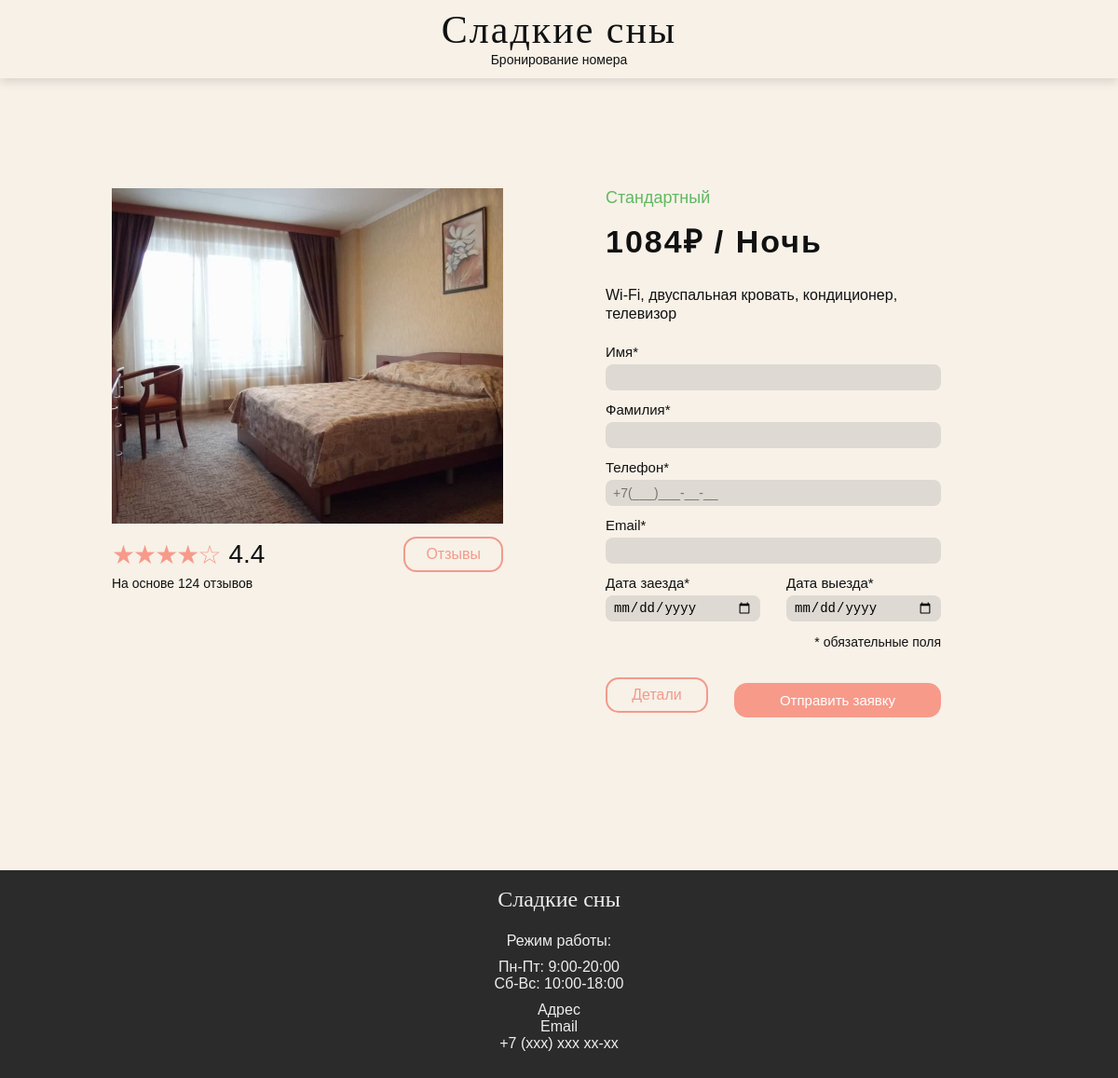
Screenshot of /booking.php?room_id=2 with the database file from the repository.
### tables this page shows
CREATE TABLE rooms (
    room_id INT AUTO_INCREMENT PRIMARY KEY,
    category_id INT NOT NULL,
    title VARCHAR(150) NOT NULL,
    price DECIMAL(10, 2) NOT NULL,
    image VARCHAR(255) NOT NULL,
    description TEXT NOT NULL,
    characteristics TEXT NOT NULL,

    FOREIGN KEY (category_id) REFERENCES categories(category_id)
        ON DELETE RESTRICT
        ON UPDATE CASCADE
);

CREATE TABLE categories (
    category_id INT AUTO_INCREMENT PRIMARY KEY,
    name VARCHAR(100) NOT NULL,
    color VARCHAR(30) NOT NULL
);

### booking.php (the view, shortened to what this page needs)
<?php
require_once 'config.php';
$roomId = $_GET['room_id'] ?? $_POST['room_id'] ?? null;
try {
    $stmt = $pdo->prepare("
        SELECT
            rooms.*,
            categories.name AS category_name,
            categories.color AS category_color
        FROM rooms
        INNER JOIN categories ON rooms.category_id = categories.category_id
        WHERE rooms.room_id = ?
    ");
    $stmt->execute([$roomId]);
    $room = $stmt->fetch(PDO::FETCH_ASSOC);
} catch (PDOException $e) {
    die('Ошибка получения номера: ' . $e->getMessage());
}
$name = '';
$surname = '';
$phone = '';
$email = '';
$checkIn = '';
$checkOut = '';
function getCategoryTextClass($color)
{
    switch ($color) {
        case 'green':
            return 'category-text-green';
    }
}
$categoryTextClass = getCategoryTextClass($room['category_color']);
?>
<!DOCTYPE html>
<html lang="ru">
<head>
    <link rel="stylesheet" href="css/style.css">
</head>
<body>
<header class="header">
    <h1>Сладкие сны</h1>
    <p>Бронирование номера</p>
</header>
<main class="main">
    <section class="booking-page">
        <div class="booking-left">
            <div class="booking-image">
                <img
                    src="images/<?= htmlspecialchars($room['image']) ?>"
                    alt="<?= htmlspecialchars($room['title']) ?>"
                >
            </div>
            <div class="rating-row">
                <div class="stars">★★★★☆</div>
                <div class="rating-value">4.4</div>
                <a href="#" class="btn btn-reviews">Отзывы</a>
            </div>
            <p class="reviews-count">На основе 124 отзывов</p>
        </div>
        <div class="booking-right">
            <p class="booking-category <?= htmlspecialchars($categoryTextClass) ?>">
                <?= htmlspecialchars($room['category_name']) ?>
            </p>
            <p class="booking-price">
                <?= number_format($room['price'], 0, '', '') ?>₽ / Ночь
            </p>
            <p class="booking-characteristics">
                <?= htmlspecialchars($room['characteristics']) ?>
            </p>
            <form method="POST" action="booking.php" class="booking-form">
                <label>
                    Имя*
                    <input
                        type="text"
                        name="guest_name"
                        value="<?= htmlspecialchars($name) ?>"
                    >
                </label>
                <label>
                    Фамилия*
                    <input
                        type="text"
                        name="guest_surname"
                        value="<?= htmlspecialchars($surname) ?>"
                    >
                </label>
                <label>
    Телефон*
    <input
        type="tel"
        name="phone"
        id="phoneInput"
        placeholder="+7(___)___-__-__"
        maxlength="16"
        value="<?= htmlspecialchars($phone) ?>"
    >
</label>
                <label>
                    Email*
                    <input
                        type="text"
                        name="email"
                        value="<?= htmlspecialchars($email) ?>"
                    >
                </label>
                <div class="date-row">
                    <label>
                        Дата заезда*
                        <input
                            type="date"
                            name="check_in"
                            value="<?= htmlspecialchars($checkIn) ?>"
                        >
                    </label>
                    <label>
                        Дата выезда*
                        <input
                            type="date"
                            name="check_out"
                            value="<?= htmlspecialchars($checkOut) ?>"
                        >
                    </label>
                </div>
                <p class="required-note">* обязательные поля</p>
                <div class="booking-actions">
                    <a href="index.php" class="btn btn-details">Детали</a>
                    <button type="submit" class="btn btn-booking-submit">
                        Отправить заявку
                    </button>
                </div>
            </form>
        </div>
    </section>
</main>
<footer class="footer">
    <h2>Сладкие сны</h2>
    <p>Режим работы:</p>
    <p>Пн-Пт: 9:00-20:00<br>Сб-Вс: 10:00-18:00</p>
    <p>Адрес<br>Email<br>+7 (xxx) xxx xx-xx</p>
</footer>
</body>
</html>

### css/style.css (style rules this page uses)
* { box-sizing: border-box; }
body { margin: 0; background: #f7f1e8; color: #111; font-family: Arial, sans-serif; }
.header { text-align: center; padding: 8px 0 12px; background: #f7f1e8; box-shadow: 0 4px 10px rgba(0, 0, 0, 0.12); }
.header h1 { margin: 0; font-family: Georgia, serif; font-size: 42px; font-weight: 400; letter-spacing: 2px; }
.header p { margin: 0; font-size: 14px; }
.main { min-height: 850px; padding: 28px 20px 70px; }
.btn { display: inline-block; text-decoration: none; border: none; cursor: pointer; font-family: inherit; }
.footer { min-height: 210px; padding: 18px 20px; background: #2b2b2b; color: #eee; text-align: center; }
.footer h2 { margin: 0 0 22px; font-family: Georgia, serif; font-weight: 400; }
.footer p { margin: 10px 0; font-size: 16px; }
.booking-page { max-width: 960px; margin: 60px auto 80px; display: grid; grid-template-columns: 1fr 1fr; gap: 70px; align-items: start; }
.booking-image { position: relative; width: 100%; height: 330px; overflow: hidden; }
.booking-image img { width: 100%; height: 100%; object-fit: cover; display: block; }
.booking-price { margin: 0 0 18px; font-size: 28px; font-weight: 700; letter-spacing: 1px; }
.booking-characteristics { margin: 0 0 22px; font-size: 16px; line-height: 1.4; }
.booking-form { display: flex; flex-direction: column; gap: 14px; }
.booking-form label { display: flex; flex-direction: column; gap: 6px; font-size: 15px; }
.booking-form input { width: 100%; padding: 12px 14px; border: 1px solid #d6cfc6; border-radius: 8px; background: #e1dcd5; font-size: 15px; outline: none; }
.required-note { margin: 4px 0 0; font-size: 14px; text-align: right; }
.btn-booking-submit { margin-top: 12px; width: 100%; padding: 14px 20px; background: #f79a8a; color: #fff; border-radius: 12px; font-size: 16px; }
.booking-page { max-width: 960px; margin: 90px auto 90px; display: grid; grid-template-columns: 420px 1fr; gap: 110px; align-items: start; }
.booking-left { width: 420px; }
.booking-image { width: 420px; height: 360px; overflow: hidden; }
.rating-row { display: flex; align-items: center; margin-top: 14px; gap: 10px; }
.stars { font-size: 28px; color: #f79a8a; letter-spacing: -2px; }
.rating-value { font-size: 28px; }
.btn-reviews { margin-left: auto; min-width: 105px; padding: 8px 22px; border: 2px solid #f29a8b; border-radius: 14px; color: #f29a8b; text-align: center; background: transparent; }
.reviews-count { margin: 4px 0 0; font-size: 14px; }
.booking-right { width: 360px; }
.booking-category { margin: 0 0 12px; font-size: 18px; }
.category-text-green { color: #61b85f; }
.booking-price { margin: 0 0 26px; font-size: 34px; font-weight: 700; letter-spacing: 2px; }
.booking-characteristics { margin: 0 0 22px; font-size: 16px; line-height: 1.25; }
.booking-form { width: 360px; display: flex; flex-direction: column; gap: 12px; }
.booking-form label { display: flex; flex-direction: column; gap: 5px; font-size: 15px; }
.booking-form input { width: 100%; height: 28px; padding: 4px 8px; border: none; background: #ded9d2; font-size: 14px; outline: none; }
.date-row { display: grid; grid-template-columns: 1fr 1fr; gap: 28px; }
.required-note { margin: 2px 0 12px; text-align: right; font-size: 14px; }
.booking-actions { display: flex; justify-content: space-between; align-items: center; gap: 28px; }
.btn-details { min-width: 110px; padding: 8px 24px; border: 2px solid #f29a8b; border-radius: 14px; color: #f29a8b; text-align: center; background: transparent; }
.btn-booking-submit { min-width: 190px; padding: 10px 24px; background: #f79a8a; color: #fff; border-radius: 14px; font-size: 15px; }

### rows the page displays
rooms: image (picture), category.name "Стандартный", price "1084", characteristics "Wi-Fi, двуспальная кровать, кондиционер, телевизор"
